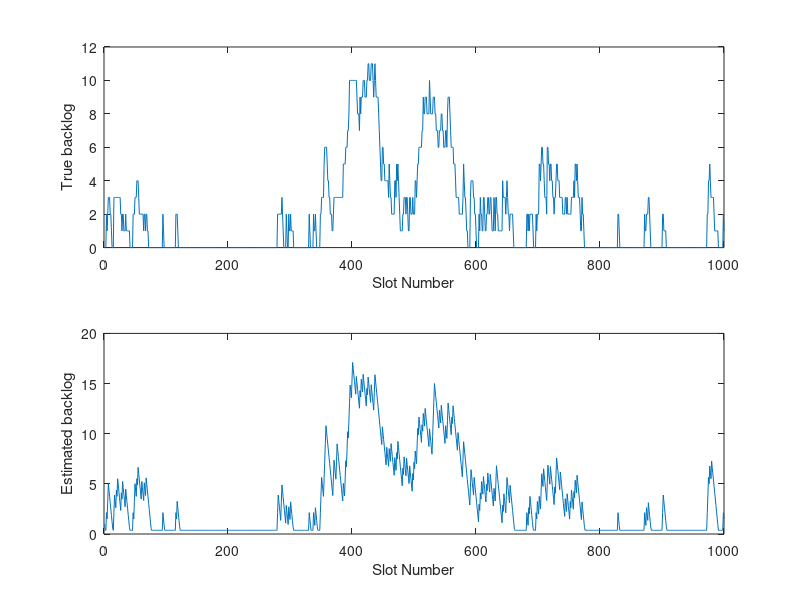

Recreate this plot in MATLAB. (Note: this script raises an error after producing the figure.)
%%%%%%%%%%%%%%%%%%%%%%%% DECLARATION OF VARIABLES %%%%%%%%%%%%%%%%%%%%%%%%

m = 100;            % total number of nodes
lambda = 1/exp(1);  % overall arrival rate in [packets/slot]
T = 1000;           % simulation duration in [slots]
feedback = 0;       % 0=idle , 1=successful_tx , 2=collision

q_r = 1;                    % probability that a backlogged node retransmits in the next slot (user-defined param)
q_a = 1 - exp(-lambda/m);   % probability that an unbacklogged node transmits in the next slot

% Auxiliar counters:
tx_attemps_counter = 0;
successes_counter = 0;
collisions_counter = 0;

nodes_state = zeros(1,m);
% 0 = idle node waiting to receive new packets
% 1 = backlogged node ready to tx for the first time
% 2 = backlogged node ready to retx packet
% 3 = backlogged node waiting to retx
% 4 = backlogged node waiting to tx for the first time

last_tx_slot = zeros(1,m);
success_packets_delay = zeros(1,T);
n_hats = ones(1,T); % estimated number of backlogged packets
num_of_backlogged = zeros(1,T); % to plot backlogged VS slot and histogram
num_of_arrivals = zeros(1,T); % to plot packets_in VS slot
num_of_departures = zeros(1,T); % to plot packets_out VS slot

attempt_rate = zeros(1,T);
prob_success = zeros(1,T);

%%%%%%%%%%%%%%%%%%%%%%%%%%%%%%% MAIN CODE %%%%%%%%%%%%%%%%%%%%%%%%%%%%%%%

s = 1; % current slot
while s < T
    % Iterate over all nodes to detect new arrivals:
    for node = 1:m
        if nodes_state(1,node)==0 && rand(1)<=q_a
            % The idle node under study has received a new packet to tx
            num_of_arrivals(1,s) = num_of_arrivals(1,s) + 1; % count new arrival
            if rand(1)<=q_r
                % The new arrival is transmitted in the next slot
                nodes_state(1,node) = 1; % update node's state to "ready_to_tx"
                last_tx_slot(1,node) = s; % keep time of first attempt to calculate delay later
            else
                % The new arrival will have to wait to be transmitted
                nodes_state(1,node) = 4; % update node's state to "waiting"
            end
        elseif nodes_state(1,node)==3 && rand(1)<=q_r
            % The backlogged node under study is ready to retx (waiting time concluded)
            nodes_state(1,node) = 2; % update node's state to "ready_to_retx"
        elseif nodes_state(1,node)==4 && rand(1)<=q_r
            % The backlogged node under study is ready to retx (waiting time concluded)
            nodes_state(1,node) = 1; % update node's state to "ready_to_tx"
        end
    end
    
    % All nodes with state 1 or 2 will transmit in the current slot:
    tx_attempts_current_slot = sum(nodes_state==1) + sum(nodes_state==2);
    tx_attemps_counter = tx_attemps_counter + tx_attempts_current_slot;
    
    [~,tx_ids] = find(nodes_state==1);
    [~,retx_ids] = find(nodes_state==2);
    if tx_attempts_current_slot == 1 % if only one packet transmits...
        successes_counter = successes_counter + 1;
        feedback = 1; % indicates successful departure
        num_of_departures(1,s) = num_of_departures(1,s) + 1;
        % The only node that transmitted becomes idle, update state:
        if isempty(retx_ids) % successful tx
            nodes_state(1,tx_ids) = 0;
            success_packets_delay(successes_counter) = s - last_tx_slot(tx_ids);
            num_of_backlogged(1,s+1) = num_of_backlogged(1,s);
        else % successful retx 
            nodes_state(1,retx_ids) = 0;
            success_packets_delay(successes_counter) = s - last_tx_slot(retx_ids);
            num_of_backlogged(1,s+1) = num_of_backlogged(1,s) - 1;
        end
    elseif tx_attempts_current_slot > 1 % if several packets transmit...
        collisions_counter = collisions_counter + 1;
        feedback = 2; % indicates collision
        % Only those nodes that were unbacklogged become backlogged:
        num_of_backlogged(1,s+1) = num_of_backlogged(1,s) + length(tx_ids);
        % All nodes involved in the collision change to "waiting" state:
        nodes_state(1,tx_ids) = 3;
        nodes_state(1,retx_ids) = 3;
    else % if no transmission occurs...
        feedback = 0; % indicates idle slot
        num_of_backlogged(1,s+1) = num_of_backlogged(1,s);
    end
    
    num_of_arrivals(1,s+1) = num_of_arrivals(1,s);
    num_of_departures(1,s+1) = num_of_departures(1,s);
    
    s = s + 1;
    if feedback==2
        n_hats(1,s) = n_hats(1,s-1) + lambda + 1/(exp(1)-2);
    else
        n_hats(1,s) = max(lambda,n_hats(1,s-1)+lambda-1);
    end
    q_r = min(1,1/n_hats(1,s));
end

traffic_offered = tx_attemps_counter / T;
throughput = successes_counter / T;
collision_prob = collisions_counter / T;

arr_rate = 0.05:0.05:0.35;
approx_avg_delay = zeros(1,length(arr_rate));
i = 1;
while i<=length(arr_rate)
    approx_avg_delay(1,i) = (exp(1)-0.5)/(1-arr_rate(i)*exp(1)) - ((exp(1)-1)*(exp(arr_rate(i))-1))/(arr_rate(i)*(1-(exp(1)-1)*(exp(arr_rate(i))-1)));
    i = i + 1;
end

%%%%%%%%%%%%%%%%%%%%%%%%%%%%%%%%%% PLOTS %%%%%%%%%%%%%%%%%%%%%%%%%%%%%%%%%%

% Plot of the true backlog as well as the estimated backlog:
figure(1)
ex7g1 = subplot(2,1,1);
plot(ex7g1,1:T,num_of_backlogged)
xlabel(ex7g1,'Slot Number')
ylabel(ex7g1,'True backlog')
ex7g2 = subplot(2,1,2);
plot(ex7g2,1:T,n_hats)
xlabel(ex7g2,'Slot Number')
ylabel(ex7g2,'Estimated backlog')
suptitle('True and Estimated Backlog')

% Plot of the number of arrivals and departures over time:
figure(2)
plot(1:T,num_of_arrivals)
hold on
plot(1:T,num_of_departures)
xlabel('Slot Number')
ylabel('Number of arrivals/departures')
hold off
title('Arrivals and Departures with pseudo-Bayesian stabilization')
legend('Number of Arrivals','Number of Departures')
legend('Location','northwest')